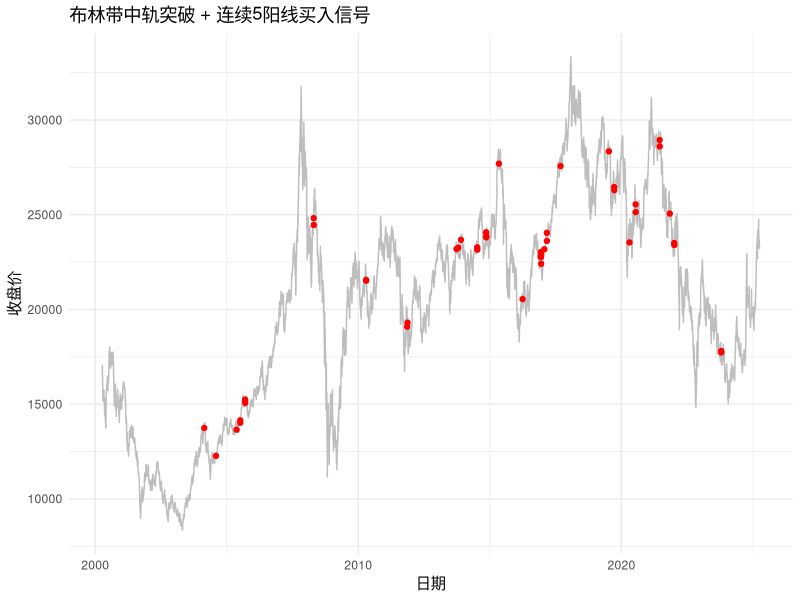

Write R code to recreate this figure.
library(zoo)
library(xts)
library(TTR)
library(quantmod)
library(ggplot2)

# ========== 📥 读取 CSV ==========
column_names <- read.csv("HSI_25years.csv", skip = 2, nrows = 1, header = FALSE)
col_names <- as.character(unlist(column_names))

data <- read.csv("HSI_25years.csv", skip = 3, header = FALSE, col.names = col_names)
colnames(data) <- c("Datetime", "Open", "High", "Low", "Close", "Volume")

# ========== 🧹 数据清洗 ==========
data$Datetime <- as.POSIXct(data$Datetime, format = "%Y-%m-%d")
cols <- c("Open", "High", "Low", "Close", "Volume")
data[cols] <- lapply(data[cols], function(x) as.numeric(as.character(x)))

# ========== 🔁 构建 xts ==========
ohlc <- xts(data[, cols], order.by = data$Datetime)

# ========== 📊 计算布林带 ==========
bb <- BBands(Cl(ohlc), n = 20)

# ========== 🚀 定义上涨阶段 ==========
uptrend <- Cl(ohlc) > bb$mavg  # 只考虑中轨突破

# ========== 📌 生成阳线标记 ==========
is_bullish <- Cl(ohlc) > Op(ohlc)

# ========== 🎯 找到连续5根阳线信号 + 布林带上涨过滤 ==========
signal <- rep(NA, NROW(ohlc))
for (i in 5:(NROW(ohlc)-1)) {
  if (all(is_bullish[(i-4):i]) && uptrend[i]) {
    signal[i+1] <- 1  # 下一根K线开盘买入，收盘卖出
  }
}

# ========== 🟢 构建交易记录 ==========
trade_dates <- index(ohlc)[which(signal == 1)]
buy_price <- Op(ohlc)[trade_dates]
sell_price <- Cl(ohlc)[trade_dates]
profit_points <- as.numeric(sell_price - buy_price)

trade_df <- data.frame(
  Date = trade_dates,
  Buy_Price = round(buy_price, 2),
  Sell_Price = round(sell_price, 2),
  Profit = round(profit_points, 2)
)

# ========== 📈 画出信号点 ==========
signal_plot <- data.frame(
  Date = index(ohlc),
  Close = Cl(ohlc),
  Signal = ifelse(!is.na(signal), signal, 0)
)

ggplot(signal_plot, aes(x = Date, y = Close)) +
  geom_line(color = "gray") +
  geom_point(data = subset(signal_plot, Signal == 1),
             aes(x = Date, y = Close),
             color = "red", size = 1.5) +
  labs(title = "布林带中轨突破 + 连续5阳线买入信号", 
       x = "日期", y = "收盘价") +
  theme_minimal()

# ========== 📊 收益总结 ==========
total_profit <- sum(trade_df$Profit)
cat("总交易次数：", nrow(trade_df), "\n")
cat("累计点数收益：", total_profit, "\n")
cat("平均单笔收益：", round(mean(trade_df$Profit), 2), "\n")
cat("胜率：", round(mean(trade_df$Profit > 0) * 100, 2), "%\n")
